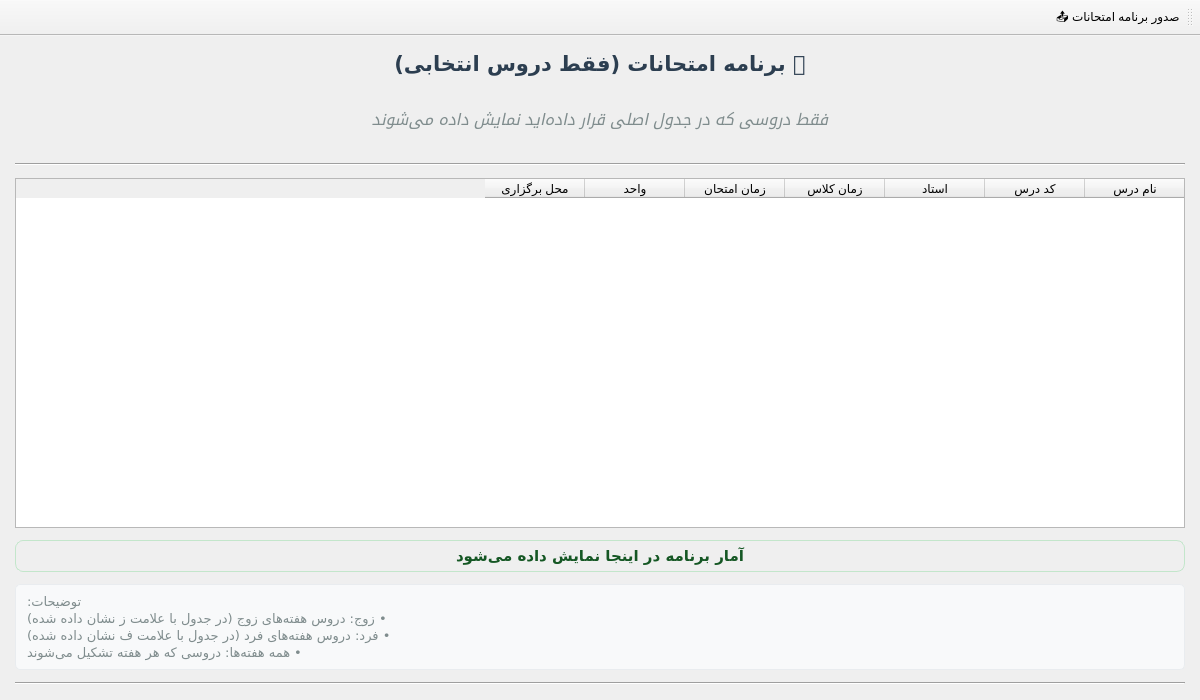
<?xml version="1.0" encoding="UTF-8"?>
<ui version="4.0">
 <class>ExamScheduleWindow</class>
 <widget class="QMainWindow" name="ExamScheduleWindow">
  <property name="geometry">
   <rect>
    <x>0</x>
    <y>0</y>
    <width>1200</width>
    <height>700</height>
   </rect>
  </property>
  <property name="windowTitle">
   <string>📅 برنامه امتحانات</string>
  </property>
  <property name="layoutDirection">
   <enum>Qt::RightToLeft</enum>
  </property>
  <widget class="QWidget" name="centralwidget">
   <layout class="QVBoxLayout" name="verticalLayout">
    <property name="spacing">
     <number>12</number>
    </property>
    <property name="leftMargin">
     <number>15</number>
    </property>
    <property name="topMargin">
     <number>15</number>
    </property>
    <property name="rightMargin">
     <number>15</number>
    </property>
    <property name="bottomMargin">
     <number>15</number>
    </property>
    <item>
     <widget class="QLabel" name="title_label">
      <property name="font">
       <font>
        <family>IRANSans UI</family>
        <pointsize>16</pointsize>
        <weight>75</weight>
        <bold>true</bold>
       </font>
      </property>
      <property name="styleSheet">
       <string notr="true">color: #2c3e50; margin: 0;</string>
      </property>
      <property name="text">
       <string>📅 برنامه امتحانات (فقط دروس انتخابی)</string>
      </property>
      <property name="alignment">
       <set>Qt::AlignCenter</set>
      </property>
     </widget>
    </item>
    <item>
     <widget class="QLabel" name="info_label">
      <property name="font">
       <font>
        <family>IRANSans UI</family>
        <pointsize>12</pointsize>
       </font>
      </property>
      <property name="styleSheet">
       <string notr="true">color: #7f8c8d; font-style: italic; text-align: center; background: linear-gradient(135deg, #ecf0f1 0%, #bdc3c7 100%); padding: 10px; border-radius: 8px; margin: 6px;</string>
      </property>
      <property name="text">
       <string>فقط دروسی که در جدول اصلی قرار داده‌اید نمایش داده می‌شوند</string>
      </property>
      <property name="alignment">
       <set>Qt::AlignCenter</set>
      </property>
     </widget>
    </item>
    <item>
     <widget class="Line" name="separator">
      <property name="orientation">
       <enum>Qt::Horizontal</enum>
      </property>
     </widget>
    </item>
    <item>
     <widget class="QTableWidget" name="exam_table">
      <property name="alternatingRowColors">
       <bool>true</bool>
      </property>
      <property name="selectionBehavior">
       <enum>QAbstractItemView::SelectRows</enum>
      </property>
      <property name="sortingEnabled">
       <bool>true</bool>
      </property>
      <attribute name="horizontalHeaderStretchLastSection">
       <bool>false</bool>
      </attribute>
      <attribute name="verticalHeaderVisible">
       <bool>false</bool>
      </attribute>
      <column>
       <property name="text">
        <string>نام درس</string>
       </property>
      </column>
      <column>
       <property name="text">
        <string>کد درس</string>
       </property>
      </column>
      <column>
       <property name="text">
        <string>استاد</string>
       </property>
      </column>
      <column>
       <property name="text">
        <string>زمان کلاس</string>
       </property>
      </column>
      <column>
       <property name="text">
        <string>زمان امتحان</string>
       </property>
      </column>
      <column>
       <property name="text">
        <string>واحد</string>
       </property>
      </column>
      <column>
       <property name="text">
        <string>محل برگزاری</string>
       </property>
      </column>
     </widget>
    </item>
    <item>
     <widget class="QLabel" name="stats_label">
      <property name="font">
       <font>
        <family>IRANSans UI</family>
        <pointsize>11</pointsize>
       </font>
      </property>
      <property name="styleSheet">
       <string notr="true">background: linear-gradient(135deg, #d4edda 0%, #c3e6cb 100%); border: 1px solid #c3e6cb; border-radius: 8px; padding: 6px; font-weight: 500; color: #155724;</string>
      </property>
      <property name="text">
       <string>آمار برنامه در اینجا نمایش داده می‌شود</string>
      </property>
      <property name="alignment">
       <set>Qt::AlignCenter</set>
      </property>
     </widget>
    </item>
    <item>
     <widget class="QLabel" name="explanation_label">
      <property name="font">
       <font>
        <family>IRANSans UI</family>
        <pointsize>10</pointsize>
       </font>
      </property>
      <property name="styleSheet">
       <string notr="true">color: #7f8c8d; background: #f8f9fa; padding: 8px; border-radius: 5px; border: 1px solid #e9ecef;</string>
      </property>
      <property name="text">
       <string>توضیحات:
• زوج: دروس هفته‌های زوج (در جدول با علامت ز نشان داده شده)
• فرد: دروس هفته‌های فرد (در جدول با علامت ف نشان داده شده)
• همه هفته‌ها: دروسی که هر هفته تشکیل می‌شوند</string>
      </property>
      <property name="alignment">
       <set>Qt::AlignRight|Qt::AlignTrailing|Qt::AlignVCenter</set>
      </property>
     </widget>
    </item>
    <item>
     <widget class="Line" name="bottom_separator">
      <property name="orientation">
       <enum>Qt::Horizontal</enum>
      </property>
     </widget>
    </item>
   </layout>
  </widget>
  <widget class="QToolBar" name="toolBar">
   <property name="windowTitle">
    <string>toolBar</string>
   </property>
   <attribute name="toolBarArea">
    <enum>TopToolBarArea</enum>
   </attribute>
   <attribute name="toolBarBreak">
    <bool>false</bool>
   </attribute>
   <addaction name="action_export"/>
  </widget>
  <action name="action_export">
   <property name="text">
    <string>📤 صدور برنامه امتحانات</string>
   </property>
  </action>
 </widget>
 <resources/>
 <connections/>
</ui>
